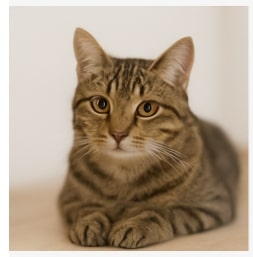
#> input picture cat.jpg, 253 x 257 px, given in place of cat.png, which was not available
$ jupyter execute 'Untitled56 (1).ipynb'   (text cells are left out)
#> lines starting #> are read from the running program, lines starting #| are printed output that depends on the picture; after the words box and inside, x2 and y2 are one past the last pixel; in counts of white or black regions, pixels touching at a corner belong together; pictures that were not available may be replaced by others from this repository, and a replacement may not be noted
[cell 1]
import numpy as np
import cv2
import matplotlib.pyplot as plt

gray = cv2.imread('cat.png', cv2.IMREAD_GRAYSCALE)
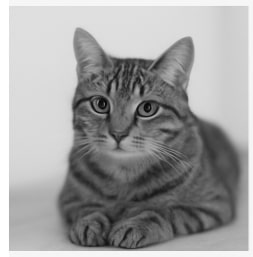
#> gray: shape (257, 253); min 4, max 255, mean 159.3
img_color = cv2.imread('cat.png', cv2.IMREAD_COLOR)
#> img_color is the input picture: shape (257, 253, 3); mean B, G, R 136.7, 156.4, 173.7
img_c = cv2.cvtColor(img_color, cv2.COLOR_BGR2RGB)
gray_rgb = cv2.cvtColor(gray, cv2.COLOR_GRAY2RGB)

gray = cv2.GaussianBlur(gray, (3, 3), 0)

plt.figure(figsize=(13, 13))
plt.subplot(1, 2, 1)
plt.imshow(img_c)
plt.title("Original Image")
plt.axis("off")
plt.subplot(1, 2, 2)
plt.imshow(gray_rgb, cmap='gray')
plt.title("Gray Image")
plt.axis("off")
plt.show()
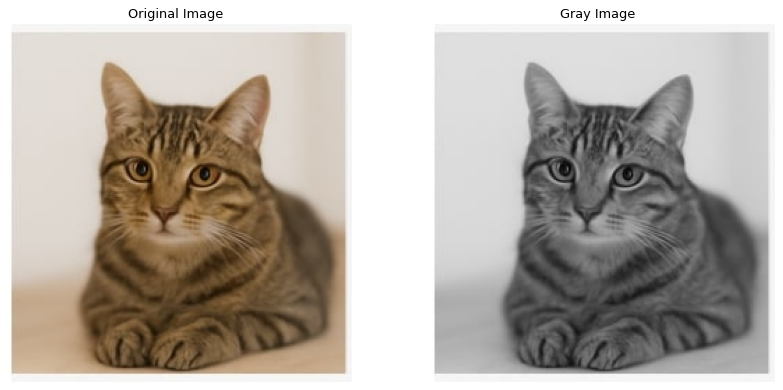
#> figure drawn by matplotlib, 2 panels

[cell 2]
canny = cv2.Canny(gray, 120, 150)
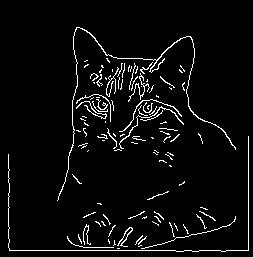
#> canny: shape (257, 253); 4.6% white in thin lines or dots, all inside (x1, y1, x2, y2) = (8, 27, 249, 252)

plt.imshow(canny, cmap='gray')
plt.title("Canny Edge Detector")
plt.axis("off")
plt.show()

[cell 3]
lines = cv2.HoughLinesP(canny, 1, np.pi/180, threshold=80, minLineLength=50, maxLineGap=250)
#> lines = [[9, 250, 248, 250], [248, 249, 248, 136]]

for line in lines:
    x1, y1, x2, y2 = line[0]
    cv2.line(img_c, (x1, y1), (x2, y2), (255, 0, 0), 3)
#> this loop made 2 passes
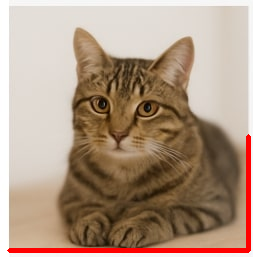
#> img_c: shape (257, 253, 3); mean R, G, B 174.9, 151, 131.8

plt.imshow(img_c)
plt.title("Result Image")
plt.axis("off")
plt.show()
